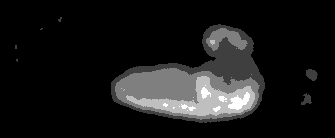
#> input picture snazzy_processing/tests/images/average-100-frames-ch2-embryo.tif, 335 x 138 px
$ python -i centerline.py   (imports and definitions only)
#> lines starting #> are read from the running program, lines starting #| are printed output that depends on the picture; after the words box and inside, x2 and y2 are one past the last pixel; in counts of white or black regions, pixels touching at a corner belong together
#> further down, picture is the input picture: shape (138, 335); min 0, max 4, mean 0.389
import warnings

import matplotlib.pyplot as plt
import numpy as np
from scipy import ndimage as ndi
from skimage.filters import threshold_multiotsu
from skimage.measure import label
from skimage.morphology import remove_small_holes, binary_opening, disk
from skimage.draw import line
from skimage.feature import peak_local_max
from sklearn import linear_model


def binarize(image):
    """Returns a binary image using a low threshold."""
    thr = threshold_multiotsu(image)
#> thr = [1, 2]
    bin_img = image > thr[0]
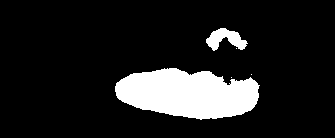
#> bin_img: shape (138, 335) bool; 12.9% white; 5 white regions (3 under 20 px), largest, box (x1, y1, x2, y2) and area: (115, 68, 260, 120) 5453, (206, 28, 248, 51) 512

    remove_small_holes(bin_img, 200, out=bin_img)
    binary_opening(bin_img, footprint=disk(5), out=bin_img)
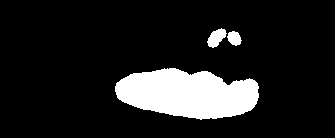
#> bin_img: shape (138, 335) bool; 12.6% white; 3 white regions, box (x1, y1, x2, y2) and area: (115, 68, 259, 120) 5418, (207, 28, 227, 48) 235, (227, 31, 242, 46) 156

    labels = label(bin_img, connectivity=1)
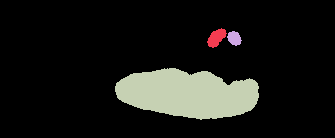
#> labels: shape (138, 335) int32; 4 distinct labels, from 0 to 3; one colour per label, 0 black
    largest_label = labels == np.argmax(np.bincount(labels.flat)[1:]) + 1
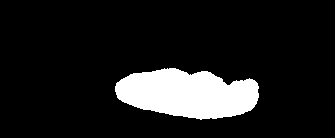
#> largest_label: shape (138, 335) bool; 11.7% white; 1 white region, box (x1, y1, x2, y2) and area: (115, 68, 259, 120) 5418

    return largest_label


def get_DT_maxima(image, thres_rel=0.6, min_dist=5):
    """Calculates a distance transform and returns local maxima points."""
#> called with thres_rel = 0.6, min_dist = 5
    distance = ndi.distance_transform_cdt(image, metric="chessboard")
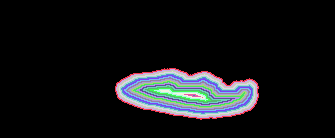
#> distance: shape (138, 335) int32; 22 distinct labels, from 0 to 21; one colour per label, 0 black
    return peak_local_max(
        distance,
        footprint=np.ones((5, 5)),
        threshold_rel=thres_rel,
        min_distance=min_dist,
    )


# [4 lines left out: function get_DT_image, not called in this run]


def apply_ransac(coords):
    """Returns the centerline estimated by applying a RANSAC linear model."""
    y = coords.T[0]
    x = coords.T[1].reshape(-1, 1)

    # NOTE: evaluate best threshold
    # thres = np.median(np.abs(x - np.median(x)))
    thres = 15
    # if the number of inliers for a given trial is <= 1,
    # `_regression.r2_score` will raise a warning. This is expected to happen
    # depending on the dataset, so we just ignore the warning
    with warnings.catch_warnings(action="ignore"):
        ransac = linear_model.RANSACRegressor(
            estimator=linear_model.LinearRegression(),
            residual_threshold=thres,
            max_trials=1000,
            stop_score=0.999,
            min_samples=3,
        )
        regressor = ransac.fit(x, y)
    return regressor


# [38 lines left out: function centerline_dist, not called in this run]


def view_centerline_dist(image, img_title="", thres_rel=0.6, min_dist=5):
    """Returns the centerline length estimation based on EDT maxima points."""
    orig_image = image.copy()
    image = binarize(image)
    coords = get_DT_maxima(image, thres_rel=thres_rel, min_dist=min_dist)
#> coords = 17 rows, first 8: [95, 193], [94, 184], [96, 198], [90, 160], [90, 165], [92, 170], [93, 175], [90, 154]

    y = coords.T[0]
#> y = 17 values, max 100 at index 10, min 89 at index 9, mean 94.71
    x = coords.T[1].reshape(-1, 1)
#> x = 17 values, max 238 at index 16, min 140 at index 14, mean 191.1
    if coords.shape[0] <= 2:
        return None

    estimator = apply_ransac(coords)
    inliers = estimator.inlier_mask_
    outliers = np.logical_not(inliers)

    # points to draw the line mask
    x1 = 0
    x2 = image.shape[1] - 1
#> x2 = 334
    y1, y2 = [int(y) for y in estimator.predict([[x1], [x2]])]
#> y1 = 71; y2 = 112

    rr, cc = line(y1, x1, y2, x2)
#> rr = 335 values from 71 to 112; cc = 335 values from 0 to 334

    # the RANSAC estimations might be out of the image range
    rr = np.clip(rr, 0, image.shape[0] - 1)

    # create and apply mask
    inner = np.zeros_like(image)
    inner[rr, cc] = 1
    image[~inner] = 0
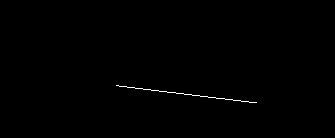
#> image: shape (138, 335) bool; 0.3% white in thin lines or dots, all inside (x1, y1, x2, y2) = (116, 85, 257, 103)

    # first and last points where the line intersects the image
    nonzeros = np.argwhere(image)
#> nonzeros = 141 pairs, first value 85 to 102, second value 116 to 256
    nonzeros = np.sort(nonzeros, axis=0)

    fig, ax = plt.subplots()
    ax.scatter(x[inliers], y[inliers], color="green")
    ax.scatter(x[outliers], y[outliers], color="red")
    ax.imshow(orig_image)
    ax.imshow(inner, alpha=0.3)
    ax.set_title(img_title)
    ax.set_axis_off()
    fig.canvas.header_visible = False
    plt.show()
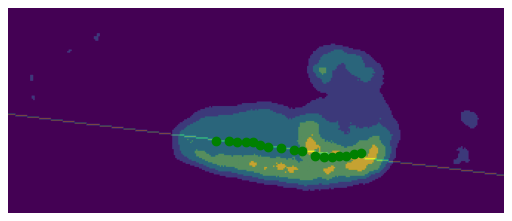
#> figure drawn by matplotlib, 1 panel

>>> import cv2
>>> picture = cv2.imread('../../snazzy_processing/tests/images/average-100-frames-ch2-embryo.tif', cv2.IMREAD_GRAYSCALE)
>>> result = view_centerline_dist(picture)
